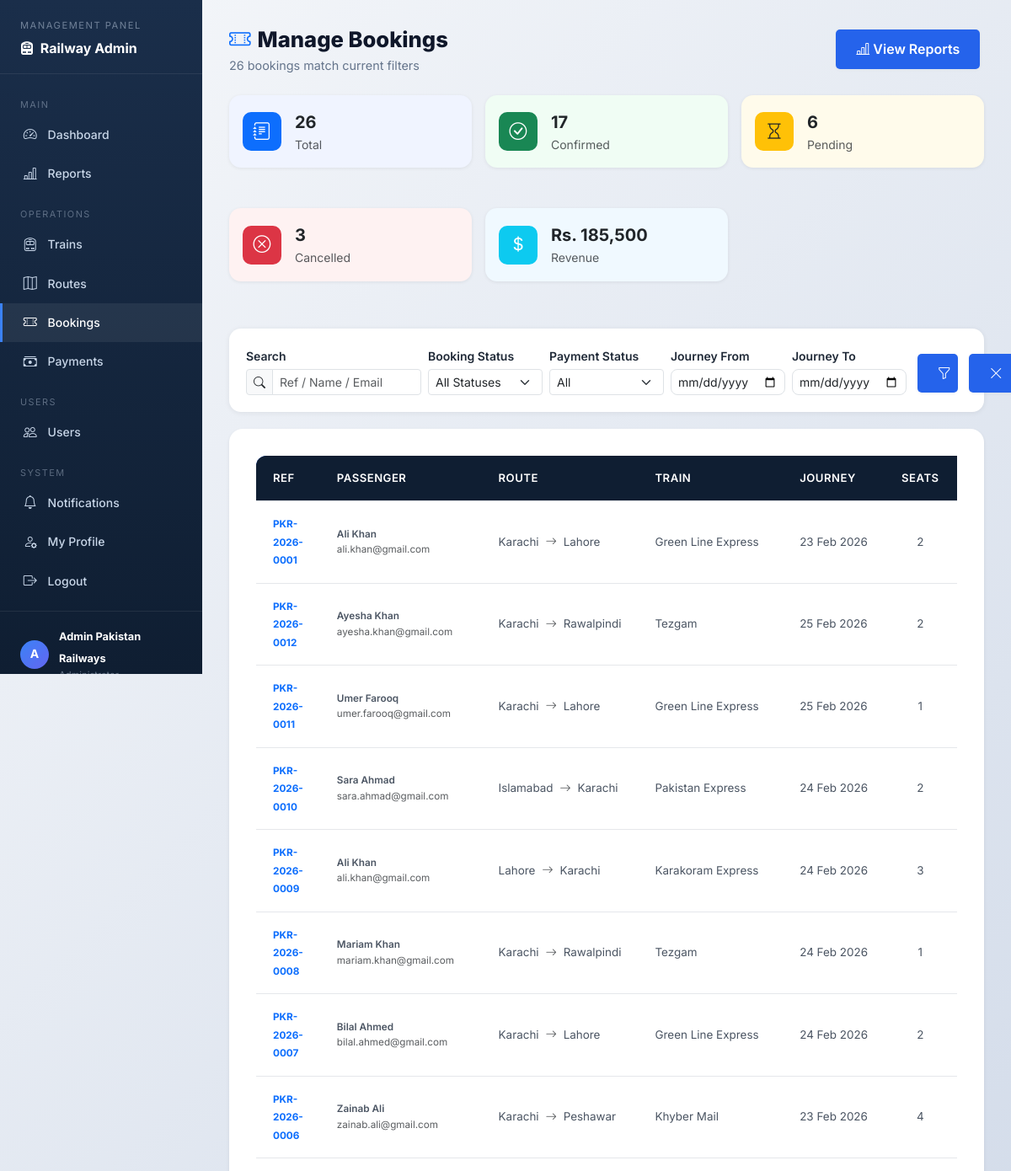
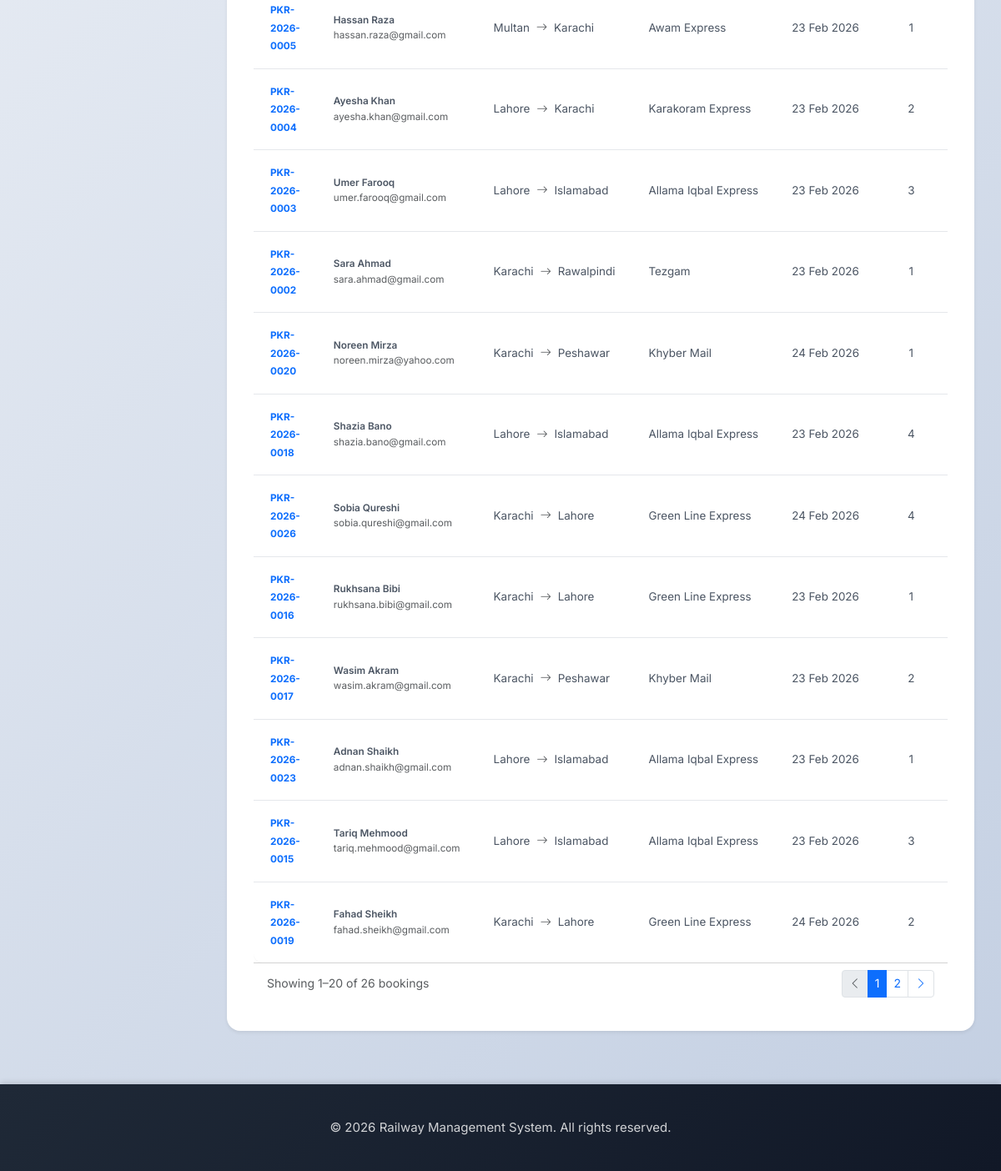
/manage-bookings.php (signed in), run on the app's committed database (2 pictures, top to bottom).
### tables this page shows
CREATE TABLE IF NOT EXISTS users (
    user_id INT PRIMARY KEY AUTO_INCREMENT,
    username VARCHAR(50) UNIQUE NOT NULL,
    email VARCHAR(100) UNIQUE NOT NULL,
    password VARCHAR(255) NOT NULL,
    full_name VARCHAR(100) NOT NULL,
    phone VARCHAR(20),
    address TEXT,
    role ENUM('user', 'admin', 'employee') DEFAULT 'user',
    is_active BOOLEAN DEFAULT TRUE,
    created_at TIMESTAMP DEFAULT CURRENT_TIMESTAMP,
    updated_at TIMESTAMP DEFAULT CURRENT_TIMESTAMP ON UPDATE CURRENT_TIMESTAMP
);

CREATE TABLE IF NOT EXISTS bookings (
    booking_id INT PRIMARY KEY AUTO_INCREMENT,
    user_id INT NOT NULL,
    route_id INT NOT NULL,
    booking_reference VARCHAR(20) UNIQUE NOT NULL,
    number_of_seats INT NOT NULL,
    total_fare DECIMAL(12, 2) NOT NULL,
    booking_status ENUM('pending', 'confirmed', 'cancelled') DEFAULT 'pending',
    payment_status ENUM('pending', 'completed', 'failed', 'refunded') DEFAULT 'pending',
    booking_date TIMESTAMP DEFAULT CURRENT_TIMESTAMP,
    journey_date DATE NOT NULL,
    updated_at TIMESTAMP DEFAULT CURRENT_TIMESTAMP ON UPDATE CURRENT_TIMESTAMP,
    FOREIGN KEY (user_id) REFERENCES users(user_id) ON DELETE CASCADE,
    FOREIGN KEY (route_id) REFERENCES routes(route_id) ON DELETE CASCADE
);

CREATE TABLE IF NOT EXISTS routes (
    route_id INT PRIMARY KEY AUTO_INCREMENT,
    train_id INT NOT NULL,
    departure_city VARCHAR(100) NOT NULL,
    arrival_city VARCHAR(100) NOT NULL,
    departure_time TIME NOT NULL,
    arrival_time TIME NOT NULL,
    distance_km DECIMAL(10, 2),
    base_fare DECIMAL(10, 2) NOT NULL,
    journey_date DATE NOT NULL,
    available_seats INT NOT NULL,
    status ENUM('scheduled', 'cancelled', 'completed') DEFAULT 'scheduled',
    created_at TIMESTAMP DEFAULT CURRENT_TIMESTAMP,
    updated_at TIMESTAMP DEFAULT CURRENT_TIMESTAMP ON UPDATE CURRENT_TIMESTAMP,
    FOREIGN KEY (train_id) REFERENCES trains(train_id) ON DELETE CASCADE,
    UNIQUE KEY unique_train_date (train_id, journey_date)
);

CREATE TABLE IF NOT EXISTS trains (
    train_id INT PRIMARY KEY AUTO_INCREMENT,
    train_name VARCHAR(100) NOT NULL,
    train_number VARCHAR(50) UNIQUE NOT NULL,
    train_type VARCHAR(50) NOT NULL,
    total_seats INT NOT NULL,
    available_seats INT NOT NULL,
    status ENUM('active', 'inactive', 'maintenance') DEFAULT 'active',
    created_at TIMESTAMP DEFAULT CURRENT_TIMESTAMP,
    updated_at TIMESTAMP DEFAULT CURRENT_TIMESTAMP ON UPDATE CURRENT_TIMESTAMP
);

### src/classes/User.php (called while the page is built, shortened)
<?php
class User {
    private $db;
    public function __construct($database) {
        $this->db = $database;
    }
    public function getUserById($user_id) {
        $query = "SELECT * FROM users WHERE user_id = {$user_id}";
        return $this->db->selectRow($query);
    }
}
?>

### src/classes/Database.php (called while the page is built, shortened)
<?php
class Database {
    private $host = DB_HOST;
    private $db_name = DB_NAME;
    private $user = DB_USER;
    private $password = DB_PASS;
    private $port = DB_PORT;
    private $connection;
    public function connect() {
        $this->connection = new mysqli(
            $this->host,
            $this->user,
            $this->password,
            $this->db_name,
            $this->port
        );
        $this->connection->set_charset('utf8');
        return $this->connection;
    }
    public function select($query) {
        $result = $this->connection->query($query);
        $data = array();
        if ($result->num_rows > 0) {
            while ($row = $result->fetch_assoc()) {
                array_push($data, $row);
            }
            return $data;
        } else {
            return false;
        }
    }
    public function selectRow($query) {
        $result = $this->connection->query($query);
        if ($result && $result->num_rows > 0) {
            return $result->fetch_assoc();
        }
        return false;
    }
}
?>

### manage-bookings.php (the view, shortened to what this page needs)
<?php
require_once 'config/database.php';
require_once 'src/classes/Database.php';
require_once 'src/classes/User.php';
$db = new Database();
$db->connect();
$filter_status  = $_GET['status']     ?? 'all';
$filter_pay     = $_GET['payment']    ?? 'all';
$search         = trim($_GET['q']     ?? '');
$date_from      = $_GET['date_from']  ?? '';
$date_to        = $_GET['date_to']    ?? '';
$page           = max(1, (int)($_GET['page'] ?? 1));
$per_page       = 20;
$offset         = ($page - 1) * $per_page;
$wheres = [];
$where_sql = $wheres ? 'WHERE ' . implode(' AND ', $wheres) : '';
$kpi = $db->selectRow(
    "SELECT
        COUNT(*) AS total,
        SUM(booking_status = 'confirmed')  AS confirmed,
        SUM(booking_status = 'pending')    AS pending,
        SUM(booking_status = 'cancelled')  AS cancelled,
        SUM(payment_status = 'completed')  AS paid,
        SUM(total_fare)                    AS revenue
     FROM bookings"
);
$count_row = $db->selectRow(
    "SELECT COUNT(*) AS n
     FROM bookings b
     JOIN users  u ON b.user_id   = u.user_id
     JOIN routes r ON b.route_id  = r.route_id
     JOIN trains t ON r.train_id  = t.train_id
     {$where_sql}"
);
$total_rows = (int)($count_row['n'] ?? 0);
$total_pages = max(1, (int)ceil($total_rows / $per_page));
$bookings = $db->select(
    "SELECT b.booking_id, b.booking_reference, b.booking_date, b.journey_date,
            b.number_of_seats, b.total_fare, b.booking_status, b.payment_status,
            u.full_name, u.email,
            r.departure_city, r.arrival_city,
            t.train_name
     FROM bookings b
     JOIN users  u ON b.user_id   = u.user_id
     JOIN routes r ON b.route_id  = r.route_id
     JOIN trains t ON r.train_id  = t.train_id
     {$where_sql}
     ORDER BY b.booking_date DESC
     LIMIT {$per_page} OFFSET {$offset}"
);
function bUrl(array $overrides = []): string {
    global $filter_status, $filter_pay, $search, $date_from, $date_to, $page;
    $params = array_filter(array_merge([
        'status'    => $filter_status !== 'all' ? $filter_status : null,
        'payment'   => $filter_pay    !== 'all' ? $filter_pay    : null,
        'q'         => $search        ?: null,
        'date_from' => $date_from     ?: null,
        'date_to'   => $date_to       ?: null,
        'page'      => $page > 1      ? $page  : null,
    ], $overrides));
    $qs = http_build_query($params);
    return 'manage-bookings.php' . ($qs ? "?{$qs}" : '');
}
$userObj_ = new User($db);
$adminUser_ = $userObj_->getUserById($_SESSION['user_id']);
require_once 'inc/header.php';
?>
<div class="adm-wrap">
<aside class="adm-sidebar">
    <div class="sb-brand">
        <span>Management Panel</span>
        <strong><i class="bi bi-train-front-fill me-1"></i> Railway Admin</strong>
    </div>
    <nav>
        <div class="sb-sep">Main</div>
        <a href="admin-dashboard.php"><i class="bi bi-speedometer2"></i> Dashboard</a>
        <a href="reports.php"><i class="bi bi-bar-chart-line"></i> Reports</a>
        <div class="sb-sep">Operations</div>
        <a href="manage-trains.php"><i class="bi bi-train-front"></i> Trains</a>
        <a href="manage-routes.php"><i class="bi bi-map"></i> Routes</a>
        <a href="manage-bookings.php" class="active"><i class="bi bi-ticket-perforated"></i> Bookings</a>
        <a href="manage-payments.php"><i class="bi bi-cash-stack"></i> Payments</a>
        <div class="sb-sep">Users</div>
        <a href="manage-users.php"><i class="bi bi-people"></i> Users</a>
        <div class="sb-sep">System</div>
        <a href="notifications.php"><i class="bi bi-bell"></i> Notifications</a>
        <a href="profile.php"><i class="bi bi-person-gear"></i> My Profile</a>
        <a href="logout.php"><i class="bi bi-box-arrow-right"></i> Logout</a>
    </nav>
    <div class="sb-user">
        <div class="avatar"><?= strtoupper(substr($adminUser_['full_name'] ?? 'A', 0, 1)) ?></div>
        <div class="info">
            <strong><?= htmlspecialchars($adminUser_['full_name'] ?? 'Admin') ?></strong>
            <small>Administrator</small>
        </div>
    </div>
</aside>
<section class="adm-main">
    <div class="adm-page-header mb-4">
        <div>
            <h2><i class="bi bi-ticket-perforated me-2 text-primary"></i>Manage Bookings</h2>
            <p><?= number_format($total_rows) ?> bookings match current filters</p>
        </div>
        <a href="reports.php" class="btn btn-outline-primary btn-sm">
            <i class="bi bi-bar-chart-line me-1"></i>View Reports
        </a>
    </div>
    <div class="row g-3 mb-4">
        <?php foreach ([
            ['Total',     $kpi['total'],     'bi-journal-text',  'bg-primary text-white',    '#f0f4ff'],
            ['Confirmed', $kpi['confirmed'], 'bi-check-circle',  'bg-success text-white',     '#f0fdf4'],
            ['Pending',   $kpi['pending'],   'bi-hourglass',     'bg-warning text-dark',      '#fffbeb'],
            ['Cancelled', $kpi['cancelled'], 'bi-x-circle',      'bg-danger text-white',      '#fef2f2'],
            ['Revenue',   'Rs. ' . number_format($kpi['revenue'] ?? 0, 0), 'bi-currency-dollar', 'bg-info text-white', '#f0f9ff'],
        ] as [$lbl, $val, $icon, $ibg, $bg]): ?>
        <div class="col-6 col-md-4 col-xl-2-4">
            <div class="kpi-card card p-3" style="background:<?= $bg ?>;">
                <div class="d-flex align-items-center gap-3">
                    <div class="kpi-icon <?= $ibg ?>"><i class="bi <?= $icon ?>"></i></div>
                    <div>
                        <div class="fw-bold fs-5"><?= $val ?></div>
                        <div class="text-muted small"><?= $lbl ?></div>
                    </div>
                </div>
            </div>
        </div>
        <?php endforeach; ?>
    </div>
    <form method="GET" class="filter-bar">
        <div class="row g-2 align-items-end">
            <div class="col-12 col-sm-6 col-lg-3">
                <label class="form-label mb-1 small fw-semibold">Search</label>
                <div class="input-group input-group-sm">
                    <span class="input-group-text"><i class="bi bi-search"></i></span>
                    <input type="text" name="q" class="form-control"
                           placeholder="Ref / Name / Email"
                           value="<?= htmlspecialchars($search) ?>">
                </div>
            </div>
            <div class="col-6 col-sm-3 col-lg-2">
                <label class="form-label mb-1 small fw-semibold">Booking Status</label>
                <select name="status" class="form-select form-select-sm">
                    <?php foreach (['all'=>'All Statuses','confirmed'=>'Confirmed','pending'=>'Pending','cancelled'=>'Cancelled'] as $v=>$l): ?>
                    <option value="<?= $v ?>" <?= $filter_status === $v ? 'selected' : '' ?>><?= $l ?></option>
                    <?php endforeach; ?>
                </select>
            </div>
            <div class="col-6 col-sm-3 col-lg-2">
                <label class="form-label mb-1 small fw-semibold">Payment Status</label>
                <select name="payment" class="form-select form-select-sm">
                    <?php foreach (['all'=>'All','completed'=>'Paid','pending'=>'Pending','refunded'=>'Refunded','failed'=>'Failed'] as $v=>$l): ?>
                    <option value="<?= $v ?>" <?= $filter_pay === $v ? 'selected' : '' ?>><?= $l ?></option>
                    <?php endforeach; ?>
                </select>
            </div>
            <div class="col-6 col-sm-3 col-lg-2">
                <label class="form-label mb-1 small fw-semibold">Journey From</label>
                <input type="date" name="date_from" class="form-control form-control-sm"
                       value="<?= htmlspecialchars($date_from) ?>">
            </div>
            <div class="col-6 col-sm-3 col-lg-2">
                <label class="form-label mb-1 small fw-semibold">Journey To</label>
                <input type="date" name="date_to" class="form-control form-control-sm"
                       value="<?= htmlspecialchars($date_to) ?>">
            </div>
            <div class="col-12 col-lg-1 d-flex gap-1">
                <button type="submit" class="btn btn-primary btn-sm flex-fill">
                    <i class="bi bi-funnel"></i>
                </button>
                <a href="manage-bookings.php" class="btn btn-outline-secondary btn-sm flex-fill" title="Reset">
                    <i class="bi bi-x-lg"></i>
                </a>
            </div>
        </div>
    </form>
    <div class="card border-0 shadow-sm">
        <div class="table-responsive">
            <table class="table table-hover mb-0 bk-table">
                <thead>
                    <tr>
                        <th>Ref</th>
                        <th>Passenger</th>
                        <th>Route</th>
                        <th>Train</th>
                        <th>Journey</th>
                        <th>Seats</th>
                    </tr>
                </thead>
                <tbody>
                <?php if (empty($bookings)): ?>
                    <tr><td colspan="11" class="text-center py-5 text-muted">
                        <i class="bi bi-inbox fs-2 d-block mb-2"></i>No bookings found.
                    </td></tr>
                <?php else: ?>
                    <?php foreach ($bookings as $bk): ?>
                    <tr>
                        <td>
                            <a href="booking-admin.php?id=<?= $bk['booking_id'] ?>"
                               class="fw-bold text-primary text-decoration-none small">
                                <?= htmlspecialchars($bk['booking_reference']) ?>
                            </a>
                        </td>
                        <td>
                            <div class="fw-semibold small"><?= htmlspecialchars($bk['full_name']) ?></div>
                            <div class="text-muted" style="font-size:.73rem;"><?= htmlspecialchars($bk['email']) ?></div>
                        </td>
                        <td class="small">
                            <span class="text-nowrap">
                                <?= htmlspecialchars($bk['departure_city']) ?>
                                <i class="bi bi-arrow-right text-muted mx-1"></i>
                                <?= htmlspecialchars($bk['arrival_city']) ?>
                            </span>
                        </td>
                        <td class="small text-nowrap"><?= htmlspecialchars($bk['train_name']) ?></td>
                        <td class="small text-nowrap"><?= date('d M Y', strtotime($bk['journey_date'])) ?></td>
                        <td class="text-center small"><?= (int)$bk['number_of_seats'] ?></td>
                    </tr>
                    <?php endforeach; ?>
                <?php endif; ?>
                </tbody>
            </table>
        </div>
        <?php if ($total_pages > 1): ?>
        <div class="card-footer bg-white d-flex justify-content-between align-items-center flex-wrap gap-2">
            <small class="text-muted">
                Showing <?= number_format($offset + 1) ?>–<?= number_format(min($offset + $per_page, $total_rows)) ?>
                of <?= number_format($total_rows) ?> bookings
            </small>
            <nav>
                <ul class="pagination pagination-sm mb-0">
                    <li class="page-item <?= $page <= 1 ? 'disabled' : '' ?>">
                        <a class="page-link" href="<?= htmlspecialchars(bUrl(['page' => $page - 1])) ?>">
                            <i class="bi bi-chevron-left"></i>
                        </a>
                    </li>
                    <?php
                    $start_p = max(1, $page - 2);
                    $end_p   = min($total_pages, $page + 2);
                    for ($pp = $start_p; $pp <= $end_p; $pp++): ?>
                    <li class="page-item <?= $pp === $page ? 'active' : '' ?>">
                        <a class="page-link" href="<?= htmlspecialchars(bUrl(['page' => $pp])) ?>"><?= $pp ?></a>
                    </li>
                    <?php endfor; ?>
                    <li class="page-item <?= $page >= $total_pages ? 'disabled' : '' ?>">
                        <a class="page-link" href="<?= htmlspecialchars(bUrl(['page' => $page + 1])) ?>">
                            <i class="bi bi-chevron-right"></i>
                        </a>
                    </li>
                </ul>
            </nav>
        </div>
        <?php endif; ?>
    </div>
</section>
</div>
<?php require_once 'inc/footer.php'; ?>

### data on the page
users: full_name "A", full_name "Admin Pakistan Railways"
bookings: booking_reference "PKR-2026-0001", user.full_name "Ali Khan", user.email "ali.khan@gmail.com", route.departure_city "Karachi", route.arrival_city "Lahore", trains.train_name "Green Line Express", journey_date "23 Feb 2026", number_of_seats "2"
bookings: booking_reference "PKR-2026-0012", user.full_name "Ayesha Khan", user.email "ayesha.khan@gmail.com", route.departure_city "Karachi", route.arrival_city "Rawalpindi", trains.train_name "Tezgam", journey_date "25 Feb 2026", number_of_seats "2"
bookings: booking_reference "PKR-2026-0011", user.full_name "Umer Farooq", user.email "umer.farooq@gmail.com", route.departure_city "Karachi", route.arrival_city "Lahore", trains.train_name "Green Line Express", journey_date "25 Feb 2026", number_of_seats "1"
bookings: booking_reference "PKR-2026-0010", user.full_name "Sara Ahmad", user.email "sara.ahmad@gmail.com", route.departure_city "Islamabad", route.arrival_city "Karachi", trains.train_name "Pakistan Express", journey_date "24 Feb 2026", number_of_seats "2"
bookings: booking_reference "PKR-2026-0009", user.full_name "Ali Khan", user.email "ali.khan@gmail.com", route.departure_city "Lahore", route.arrival_city "Karachi", trains.train_name "Karakoram Express", journey_date "24 Feb 2026", number_of_seats "3"
bookings: booking_reference "PKR-2026-0008", user.full_name "Mariam Khan", user.email "mariam.khan@gmail.com", route.departure_city "Karachi", route.arrival_city "Rawalpindi", trains.train_name "Tezgam", journey_date "24 Feb 2026", number_of_seats "1"
bookings: booking_reference "PKR-2026-0007", user.full_name "Bilal Ahmed", user.email "bilal.ahmed@gmail.com", route.departure_city "Karachi", route.arrival_city "Lahore", trains.train_name "Green Line Express", journey_date "24 Feb 2026", number_of_seats "2"
bookings: booking_reference "PKR-2026-0006", user.full_name "Zainab Ali", user.email "zainab.ali@gmail.com", route.departure_city "Karachi", route.arrival_city "Peshawar", trains.train_name "Khyber Mail", journey_date "23 Feb 2026", number_of_seats "4"
bookings: booking_reference "PKR-2026-0005", user.full_name "Hassan Raza", user.email "hassan.raza@gmail.com", route.departure_city "Multan", route.arrival_city "Karachi", trains.train_name "Awam Express", journey_date "23 Feb 2026", number_of_seats "1"
bookings: booking_reference "PKR-2026-0004", user.full_name "Ayesha Khan", user.email "ayesha.khan@gmail.com", route.departure_city "Lahore", route.arrival_city "Karachi", trains.train_name "Karakoram Express", journey_date "23 Feb 2026", number_of_seats "2"
bookings: booking_reference "PKR-2026-0003", user.full_name "Umer Farooq", user.email "umer.farooq@gmail.com", route.departure_city "Lahore", route.arrival_city "Islamabad", trains.train_name "Allama Iqbal Express", journey_date "23 Feb 2026", number_of_seats "3"
bookings: booking_reference "PKR-2026-0002", user.full_name "Sara Ahmad", user.email "sara.ahmad@gmail.com", route.departure_city "Karachi", route.arrival_city "Rawalpindi", trains.train_name "Tezgam", journey_date "23 Feb 2026", number_of_seats "1"
bookings: booking_reference "PKR-2026-0020", user.full_name "Noreen Mirza", user.email "noreen.mirza@yahoo.com", route.departure_city "Karachi", route.arrival_city "Peshawar", trains.train_name "Khyber Mail", journey_date "24 Feb 2026", number_of_seats "1"
bookings: booking_reference "PKR-2026-0018", user.full_name "Shazia Bano", user.email "shazia.bano@gmail.com", route.departure_city "Lahore", route.arrival_city "Islamabad", trains.train_name "Allama Iqbal Express", journey_date "23 Feb 2026", number_of_seats "4"
bookings: booking_reference "PKR-2026-0026", user.full_name "Sobia Qureshi", user.email "sobia.qureshi@gmail.com", route.departure_city "Karachi", route.arrival_city "Lahore", trains.train_name "Green Line Express", journey_date "24 Feb 2026", number_of_seats "4"
bookings: booking_reference "PKR-2026-0016", user.full_name "Rukhsana Bibi", user.email "rukhsana.bibi@gmail.com", route.departure_city "Karachi", route.arrival_city "Lahore", trains.train_name "Green Line Express", journey_date "23 Feb 2026", number_of_seats "1"
bookings: booking_reference "PKR-2026-0017", user.full_name "Wasim Akram", user.email "wasim.akram@gmail.com", route.departure_city "Karachi", route.arrival_city "Peshawar", trains.train_name "Khyber Mail", journey_date "23 Feb 2026", number_of_seats "2"
bookings: booking_reference "PKR-2026-0023", user.full_name "Adnan Shaikh", user.email "adnan.shaikh@gmail.com", route.departure_city "Lahore", route.arrival_city "Islamabad", trains.train_name "Allama Iqbal Express", journey_date "23 Feb 2026", number_of_seats "1"
bookings: booking_reference "PKR-2026-0015", user.full_name "Tariq Mehmood", user.email "tariq.mehmood@gmail.com", route.departure_city "Lahore", route.arrival_city "Islamabad", trains.train_name "Allama Iqbal Express", journey_date "23 Feb 2026", number_of_seats "3"
bookings: booking_reference "PKR-2026-0019", user.full_name "Fahad Sheikh", user.email "fahad.sheikh@gmail.com", route.departure_city "Karachi", route.arrival_city "Lahore", trains.train_name "Green Line Express", journey_date "24 Feb 2026", number_of_seats "2"

### other printed values
$total_rows "26"
$val "26"
$lbl "Total"
$val "17"
$lbl "Confirmed"
$val "6"
$lbl "Pending"
$val "3"
$lbl "Cancelled"
$val "Rs. 185,500"
$lbl "Revenue"
$offset + 1 "1"
min($offset + $per_page, $total_rows) "20"
form field status "All Statuses"
form field payment "All"
